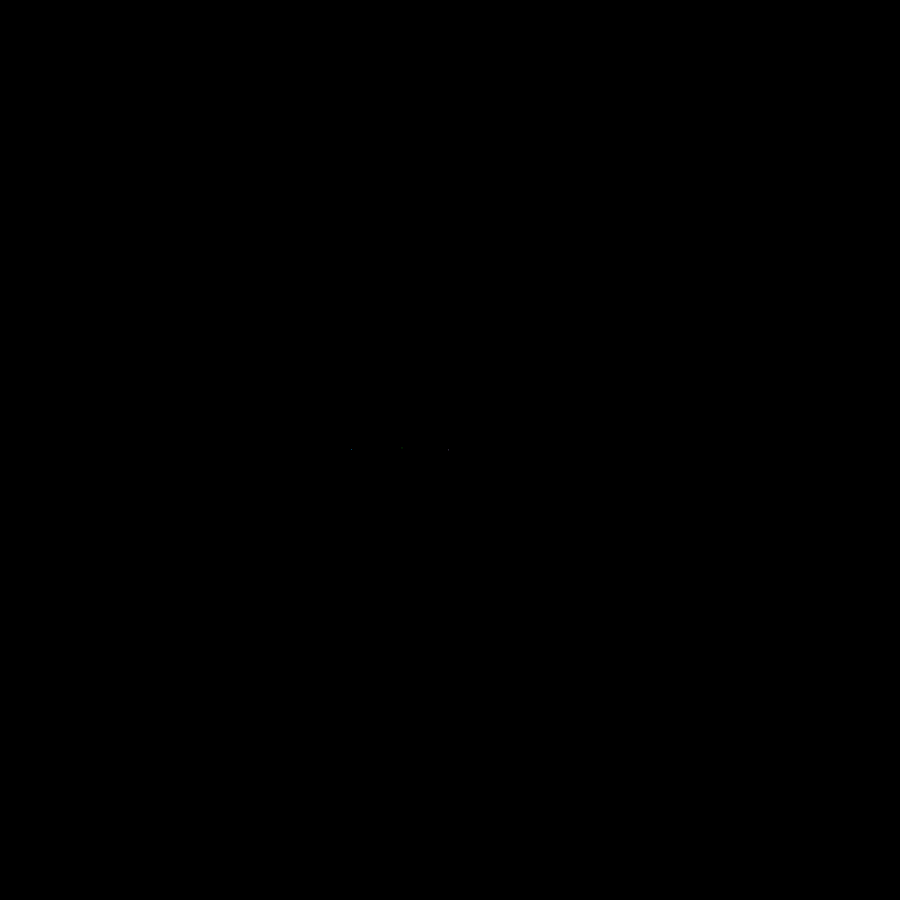
Frame 1 (no input)
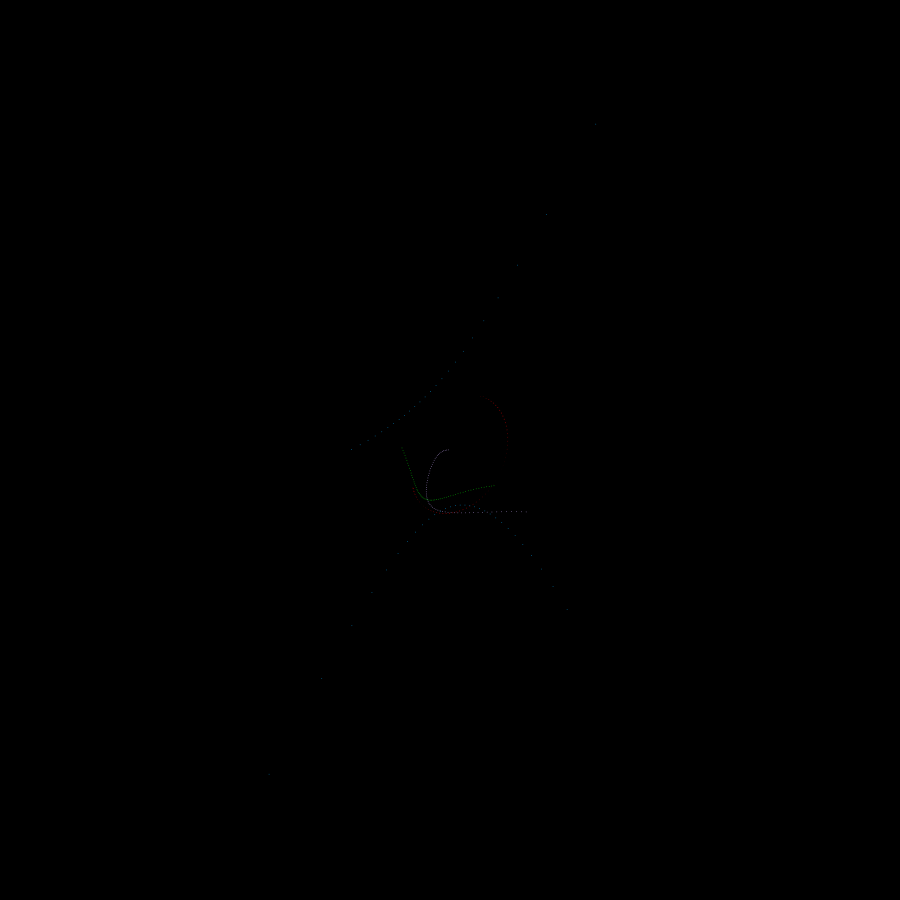
Frame 60 (the mouse pressed at the canvas centre just before this capture)
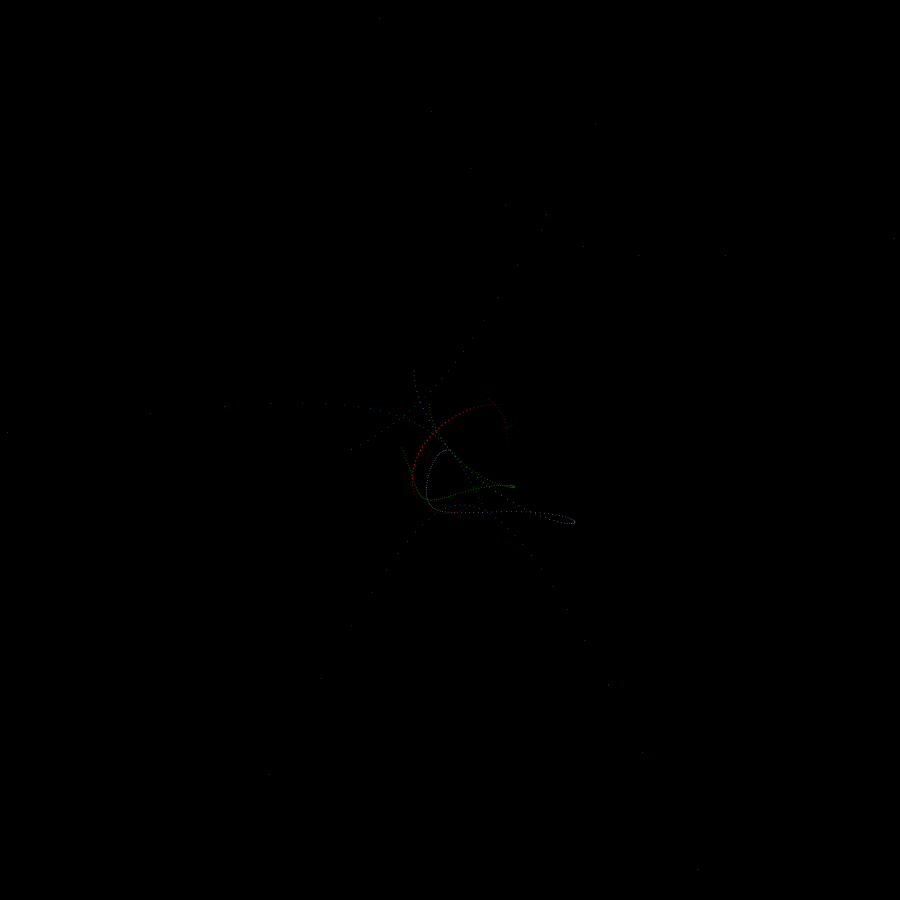
Frame 120 (the mouse held since frame 60 and released just before this capture)

The Processing sketch that drew these frames (run headless with seeded random() and noise(); from frame 60 on, the mouse is pressed at the canvas centre):

// Processing sketch: Make_Processing_7_6_TweeningExp
// ── Make_Processing_7_6_TweeningExp.pde
int startX = 200;
int stopX = 1000;
int startY = 300;
int stopY = 1400;
float x = startX;
float y = startY;
float step = 0.00005;
float pct = 0.0;
float counter;

void setup() {
  size(900, 900);
  smooth();
  background(0);
}

void draw() {
  counter +=1;
  translate(width/2, height/2);
  scale(0.11);
  rotate(radians(counter));
  if (pct < 1.0) {
    x = startX + ((stopX - startX)*pct);
    y = startY + ((stopY - startX)*pct);
    pct += step;
  } else if (pct > 1.0) {
    pct = 0.0;
  }
  fill(abs(255*sin(x))+30, 0, 0);
  ellipse(cos(x)*500, sin(y)*500, 15*sin(x), 15*cos(y));
  fill(0, 225, 0);
  ellipse(sin(x)*500, cos(y)*500, 7, 7);
  fill(0, 170, 250);
  ellipse(tan(x)*500, (1/tan(y))*500, 7, 7);
  fill(200, 170, 250);
  ellipse(sin(x)*(1000*sin(radians(counter))), (cos(y))*(1000*sin(radians(counter))), 7, 7);
}
